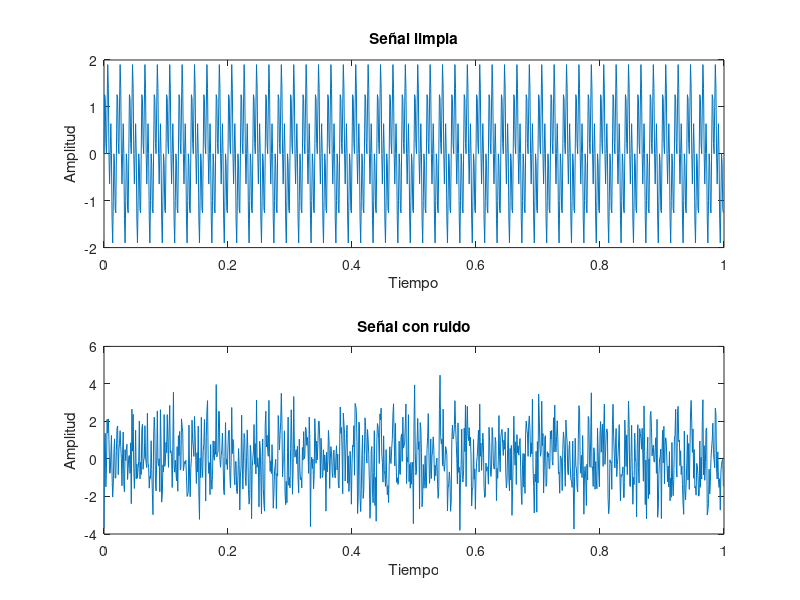

Recreate this plot in MATLAB.
fs = 1000;                  % Frecuencia de muestreo (Hz)
t = 0:1/fs:1-1/fs;          % Vector de tiempo de 1 segundo
f1 = 50; f2 = 200;          % Frecuencias de componentes
signal_clean = sin(2*pi*f1*t) + sin(2*pi*f2*t);  % Señal compuesta
noise = randn(size(t));     % Ruido blanco
signal_noisy = signal_clean + noise;             % Señal con ruido

% Graficar señal original y con ruido
figure;
subplot(2,1,1); plot(t, signal_clean); title('Señal limpia'); xlabel('Tiempo'); ylabel('Amplitud');
subplot(2,1,2); plot(t, signal_noisy); title('Señal con ruido'); xlabel('Tiempo'); ylabel('Amplitud');
